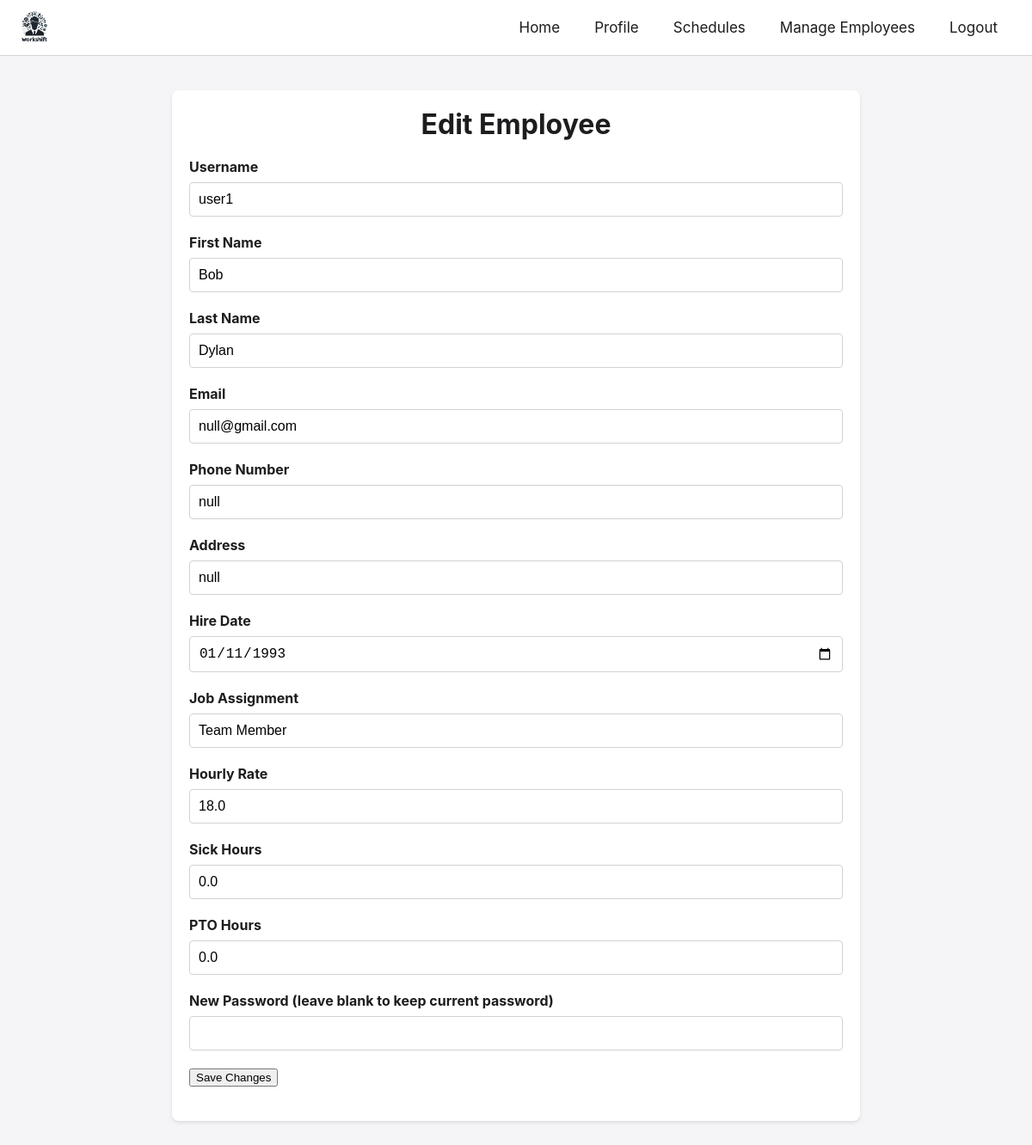
Page /edit_employee/user1 (signed in) on the committed database.
### workscheduler/classes/user.py (models this page shows, shortened)
class User(db.Model):
    __tablename__ = 'users'
    username = db.Column(db.String(80), primary_key=True)
    password_hash = db.Column(db.String(128), nullable=False)
    first_name = db.Column(db.String(80))
    last_name = db.Column(db.String(80))
    email = db.Column(db.String(120))
    phone = db.Column(db.String(20))
    address = db.Column(db.String(200))
    sick_hours = db.Column(db.Float, default=0)
    pto_hours = db.Column(db.Float, default=0)
    hourly_rate = db.Column(db.Float)
    job_assignment = db.Column(db.String(80))
    hire_date = db.Column(db.String(20))
    role = db.Column(db.String(20), default='employee')
    schedules = db.relationship('Schedule', backref='user', lazy=True)

### workscheduler/app.py (the view, shortened to what this page needs)
@app.route('/edit_employee/<username>', methods=['GET', 'POST'])
@admin_required
def edit_employee(username):
    user = User.query.filter_by(username=username).first()
    if not user or user.role == 'admin':
        flash('Employee not found.', 'error')
        return redirect(url_for('manage_employees'))
    return render_template('edit_employee.html', user=user, role='admin')

### workscheduler/templates/edit_employee.html (shortened to what this page needs)
<!DOCTYPE html>
<html lang="en">
<head>
    <link rel="stylesheet" href="{{ url_for('static', filename='styles.css') }}">
</head>
<body>
    {% include 'navbar.html' %}
    <div class="content-container">
        <h1>Edit Employee</h1>
        <form action="{{ url_for('edit_employee', username=user.username) }}" method="POST">
            <div class="input-group">
                <label for="username">Username</label>
                <input type="text" id="username" name="username" value="{{ user.username }}" readonly>
            </div>
            <div class="input-group">
                <label for="first_name">First Name</label>
                <input type="text" id="first_name" name="first_name" value="{{ user.first_name }}" required>
            </div>
            <div class="input-group">
                <label for="last_name">Last Name</label>
                <input type="text" id="last_name" name="last_name" value="{{ user.last_name }}" required>
            </div>
            <div class="input-group">
                <label for="email">Email</label>
                <input type="email" id="email" name="email" value="{{ user.email }}" required>
            </div>
            <div class="input-group">
                <label for="phone">Phone Number</label>
                <input type="text" id="phone" name="phone" value="{{ user.phone }}" required>
            </div>
            <div class="input-group">
                <label for="address">Address</label>
                <input type="text" id="address" name="address" value="{{ user.address }}" required>
            </div>
            <div class="input-group">
                <label for="hire_date">Hire Date</label>
                <input type="date" id="hire_date" name="hire_date" value="{{ user.hire_date }}" required>
            </div>
            <div class="input-group">
                <label for="job_assignment">Job Assignment</label>
                <input type="text" id="job_assignment" name="job_assignment" value="{{ user.job_assignment }}" required>
            </div>
            <div class="input-group">
                <label for="hourly_rate">Hourly Rate</label>
                <input type="number" step="0.01" id="hourly_rate" name="hourly_rate" value="{{ user.hourly_rate }}" required>
            </div>
            <div class="input-group">
                <label for="sick_hours">Sick Hours</label>
                <input type="number" step="0.1" id="sick_hours" name="sick_hours" value="{{ user.sick_hours }}">
            </div>
            <div class="input-group">
                <label for="pto_hours">PTO Hours</label>
                <input type="number" step="0.1" id="pto_hours" name="pto_hours" value="{{ user.pto_hours }}">
            </div>
            <div class="input-group">
                <label for="password">New Password (leave blank to keep current password)</label>
                <input type="password" id="password" name="password">
            </div>
            <div class="input-group">
                <button type="submit">Save Changes</button>
            </div>
        </form>
    </div>
</body>
</html>

### workscheduler/static/styles.css (style rules this page uses)
*, *::before, *::after { box-sizing: border-box; }
body { margin: 0; font-family: -apple-system, BlinkMacSystemFont, 'Segoe UI', Roboto, Oxygen, Ubuntu, Cantarell, 'Open Sans', 'Helvetica Neue', sans-serif; color: #1d1d1f; background-color: #f5f5f7; }
.content-container { max-width: 800px; margin: 40px auto; padding: 20px; background-color: #ffffff; border-radius: 8px; box-shadow: 0 2px 4px rgba(0, 0, 0, 0.1); }
.content-container h1 { text-align: center; margin-top: 0; margin-bottom: 20px; }
.input-group { margin-bottom: 20px; }
.input-group label { display: block; margin-bottom: 8px; font-weight: bold; }
.input-group input, .input-group textarea, .input-group select { width: 100%; padding: 10px; border: 1px solid #d2d2d7; border-radius: 4px; font-size: 16px; resize: vertical; }

### rows in the picture
User: username "user1", first_name "Bob", last_name "Dylan", email "null@gmail.com", phone "null", address "null", hire_date "01/11/1993", job_assignment "Team Member", hourly_rate "18.0", sick_hours "0.0", pto_hours "0.0"
